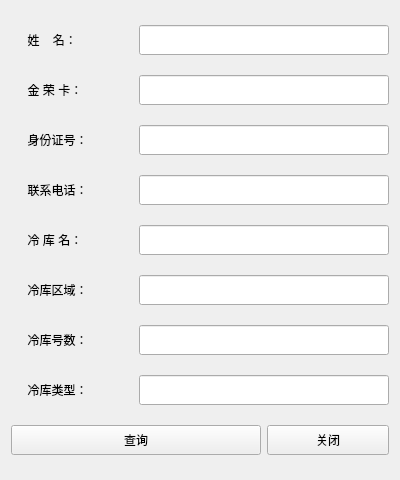
<?xml version="1.0" encoding="UTF-8"?>
<ui version="4.0">
 <class>Dialog</class>
 <widget class="QDialog" name="Dialog">
  <property name="geometry">
   <rect>
    <x>0</x>
    <y>0</y>
    <width>400</width>
    <height>480</height>
   </rect>
  </property>
  <property name="windowTitle">
   <string>Dialog</string>
  </property>
  <layout class="QGridLayout" name="gridLayout">
   <item row="0" column="0">
    <widget class="QLabel" name="label">
     <property name="minimumSize">
      <size>
       <width>0</width>
       <height>30</height>
      </size>
     </property>
     <property name="text">
      <string>     姓    名：</string>
     </property>
    </widget>
   </item>
   <item row="0" column="1" colspan="2">
    <widget class="QLineEdit" name="lineEdit">
     <property name="minimumSize">
      <size>
       <width>180</width>
       <height>30</height>
      </size>
     </property>
    </widget>
   </item>
   <item row="1" column="0">
    <widget class="QLabel" name="label_2">
     <property name="minimumSize">
      <size>
       <width>0</width>
       <height>30</height>
      </size>
     </property>
     <property name="text">
      <string>     金 荣 卡：</string>
     </property>
    </widget>
   </item>
   <item row="1" column="1" colspan="2">
    <widget class="QLineEdit" name="lineEdit_2">
     <property name="minimumSize">
      <size>
       <width>180</width>
       <height>30</height>
      </size>
     </property>
    </widget>
   </item>
   <item row="2" column="0">
    <widget class="QLabel" name="label_4">
     <property name="minimumSize">
      <size>
       <width>0</width>
       <height>30</height>
      </size>
     </property>
     <property name="text">
      <string>     身份证号：</string>
     </property>
    </widget>
   </item>
   <item row="2" column="1" colspan="2">
    <widget class="QLineEdit" name="lineEdit_3">
     <property name="minimumSize">
      <size>
       <width>180</width>
       <height>30</height>
      </size>
     </property>
    </widget>
   </item>
   <item row="3" column="0">
    <widget class="QLabel" name="label_5">
     <property name="minimumSize">
      <size>
       <width>0</width>
       <height>30</height>
      </size>
     </property>
     <property name="text">
      <string>     联系电话：</string>
     </property>
    </widget>
   </item>
   <item row="3" column="1" colspan="2">
    <widget class="QLineEdit" name="lineEdit_4">
     <property name="minimumSize">
      <size>
       <width>180</width>
       <height>30</height>
      </size>
     </property>
    </widget>
   </item>
   <item row="4" column="0">
    <widget class="QLabel" name="label_6">
     <property name="minimumSize">
      <size>
       <width>0</width>
       <height>30</height>
      </size>
     </property>
     <property name="text">
      <string>     冷 库 名：</string>
     </property>
    </widget>
   </item>
   <item row="4" column="1" colspan="2">
    <widget class="QLineEdit" name="lineEdit_5">
     <property name="minimumSize">
      <size>
       <width>180</width>
       <height>30</height>
      </size>
     </property>
    </widget>
   </item>
   <item row="5" column="0">
    <widget class="QLabel" name="label_7">
     <property name="minimumSize">
      <size>
       <width>0</width>
       <height>30</height>
      </size>
     </property>
     <property name="text">
      <string>     冷库区域：</string>
     </property>
    </widget>
   </item>
   <item row="5" column="1" colspan="2">
    <widget class="QLineEdit" name="lineEdit_6">
     <property name="minimumSize">
      <size>
       <width>180</width>
       <height>30</height>
      </size>
     </property>
    </widget>
   </item>
   <item row="6" column="0">
    <widget class="QLabel" name="label_8">
     <property name="minimumSize">
      <size>
       <width>0</width>
       <height>30</height>
      </size>
     </property>
     <property name="text">
      <string>     冷库号数：</string>
     </property>
    </widget>
   </item>
   <item row="6" column="1" colspan="2">
    <widget class="QLineEdit" name="lineEdit_7">
     <property name="minimumSize">
      <size>
       <width>180</width>
       <height>30</height>
      </size>
     </property>
    </widget>
   </item>
   <item row="7" column="0">
    <widget class="QLabel" name="label_3">
     <property name="minimumSize">
      <size>
       <width>0</width>
       <height>30</height>
      </size>
     </property>
     <property name="text">
      <string>     冷库类型：</string>
     </property>
    </widget>
   </item>
   <item row="7" column="1" colspan="2">
    <widget class="QLineEdit" name="lineEdit_8">
     <property name="minimumSize">
      <size>
       <width>180</width>
       <height>30</height>
      </size>
     </property>
    </widget>
   </item>
   <item row="8" column="0" colspan="2">
    <widget class="QPushButton" name="pushButton">
     <property name="minimumSize">
      <size>
       <width>150</width>
       <height>30</height>
      </size>
     </property>
     <property name="text">
      <string>查询</string>
     </property>
     <property name="autoDefault">
      <bool>false</bool>
     </property>
    </widget>
   </item>
   <item row="8" column="2">
    <widget class="QPushButton" name="pushButton_2">
     <property name="minimumSize">
      <size>
       <width>0</width>
       <height>30</height>
      </size>
     </property>
     <property name="text">
      <string>关闭</string>
     </property>
     <property name="autoDefault">
      <bool>false</bool>
     </property>
    </widget>
   </item>
  </layout>
 </widget>
 <resources/>
 <connections/>
</ui>
